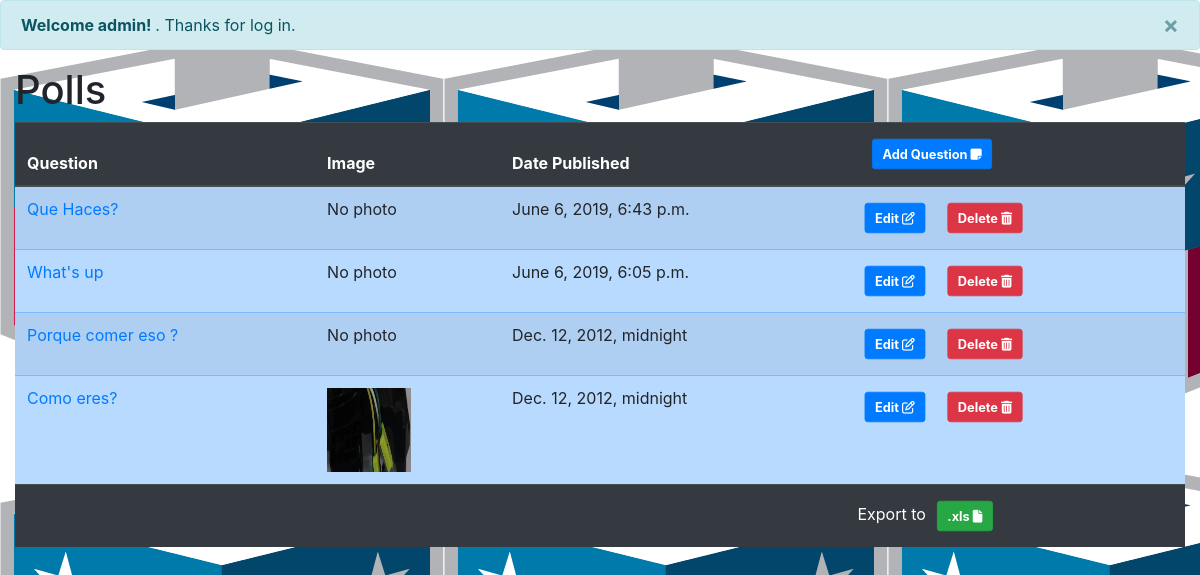
The page /polls/ (signed in) on the database its author committed.
### polls/models.py (models this page shows, shortened)
class Question(models.Model):
    question_text = models.CharField("Question", max_length=200, unique=True)
    question_img = models.ImageField("Img", upload_to="images/", null=True)
    pub_date = models.DateTimeField("Date Published")
    def was_published_recently(self):
        now = timezone.now()
        return now - timedelta(days=1) <= self.pub_date <= now
    was_published_recently.admin_order_field = "pub_date"
    was_published_recently.boolean = True
    was_published_recently.short_description = "Published recently?"

### polls/views.py (the view)
# urls.py: path("", views.IndexView.as_view(), name="index"),
class IndexView(ListView):
    template_name = "polls/index.html"
    context_object_name = "latest_question_list"
    def get_queryset(self):
        return Question.objects.filter(pub_date__lte=timezone.now()).order_by(
            "-pub_date"
        )

### polls/templates/polls/index.html (shortened to what this page needs)
{% load static %}
<head>
    <link rel="stylesheet" type="text/css" href="{% static 'polls/style.css' %}">
    <link rel="stylesheet" href="https://maxcdn.bootstrapcdn.com/bootstrap/4.3.1/css/bootstrap.min.css">
    <link rel="stylesheet" href="https://cdnjs.cloudflare.com/ajax/libs/font-awesome/4.7.0/css/font-awesome.min.css">
</head>
<body>
    {% if user.is_authenticated %}
        <div class="alert alert-info alert-dismissible fade show">
            <button type="button" class="close" data-dismiss="alert">&times;</button>
            <strong>Welcome {{ user.username }}! </strong>. Thanks for log in.
        </div>
        <div class="container-fluid">
            <h1> Polls </h1>
            <table class="table table-primary table-striped">
                <thead class="thead-dark">
                    <tr>
                        <th> Question </th>
                        <th> Image </th>
                        <th> Date Published </th>
                        <th>
                            <a href="{% url 'polls:cr_question' %}" class="btn btn-primary a-btn-slide-text">
                                <span><strong>Add Question <i class="fa fa-sticky-note" style="fill: black"></i></strong></span>
                            </a>
                        </th>
                    </tr>
                </thead>
                <tbody>
                {% if latest_question_list %}
                        {% for question in latest_question_list %}
                        <tr>
                            <td><a href="{% url 'polls:detail' question.id %}">{{ question.question_text }}</a>
                            </td>
                            {% if question.question_img %}
                                <td><img src="{{ question.question_img.url }}" height="84" width="84"></td>
                            {% else %}
                                <td> No photo </td>
                            {% endif %}
                            <td>{{ question.pub_date }}</td>
                            <td>
                                <a href="{% url 'polls:updt_question' question.id %}" class="btn btn-primary a-btn-slide-text">
                                    <span><strong>Edit <i class="fa fa-edit" style="fill: black"></i></strong></span>
                                </a>
                                <a href="{% url 'polls:del_question' question.id %}" class="btn btn-danger a-btn-slide-text">
                                    <span><strong>Delete <i class="fa fa-trash" style="fill: black"></i></strong></span>
                                </a>
                            </td>
                        </tr>
                        {% endfor %}
                {% else %}
                    <p>No polls are available. </p>
                {% endif %}
                </tbody>
                <tfoot class="table-dark">
                    <tr>
                        <td></td>
                        <td></td>
                        <td></td>
                        <td> Export to
                            <a href="{% url 'polls:cr_question' %}" class="btn btn-success a-btn-slide-text">
                                <span><strong> .xls <i class="fa fa-file" style="fill: black"></i></strong></span>
                            </a>
                        </td>
                    </tr>
                </tfoot>
            </table>
        </div>
    {% else %}
        <div class="alert alert-info alert-dismissible fade show">
            <button type="button" class="close" data-dismiss="alert">&times;</button>
            <strong>Welcome new user! </strong>. Please <a href="{% url 'polls:login' %}">log in. </a>
        </div>
    {% endif %}
</body>

### polls/static/polls/style.css (style rules this page uses)
body { background: white url("images/background.png"); }
a.btn { -webkit-transform: scale(0.8); -moz-transform: scale(0.8); -o-transform: scale(0.8); -webkit-transition-duration: 0.5s; -moz-transition-duration: 0.5s; -o-transition-duration: 0.5s; }

### rows shown on the page
Question: question_text "Que Haces?", shows "No photo", pub_date "June 6, 2019, 6:43 p.m."
Question: question_text "What's up", shows "No photo", pub_date "June 6, 2019, 6:05 p.m."
Question: question_text "Porque comer eso ?", shows "No photo", pub_date "Dec. 12, 2012, midnight"
Question: question_text "Como eres?", question_img (picture), pub_date "Dec. 12, 2012, midnight"

### other values the page prints
{{ user.username }} "admin"
